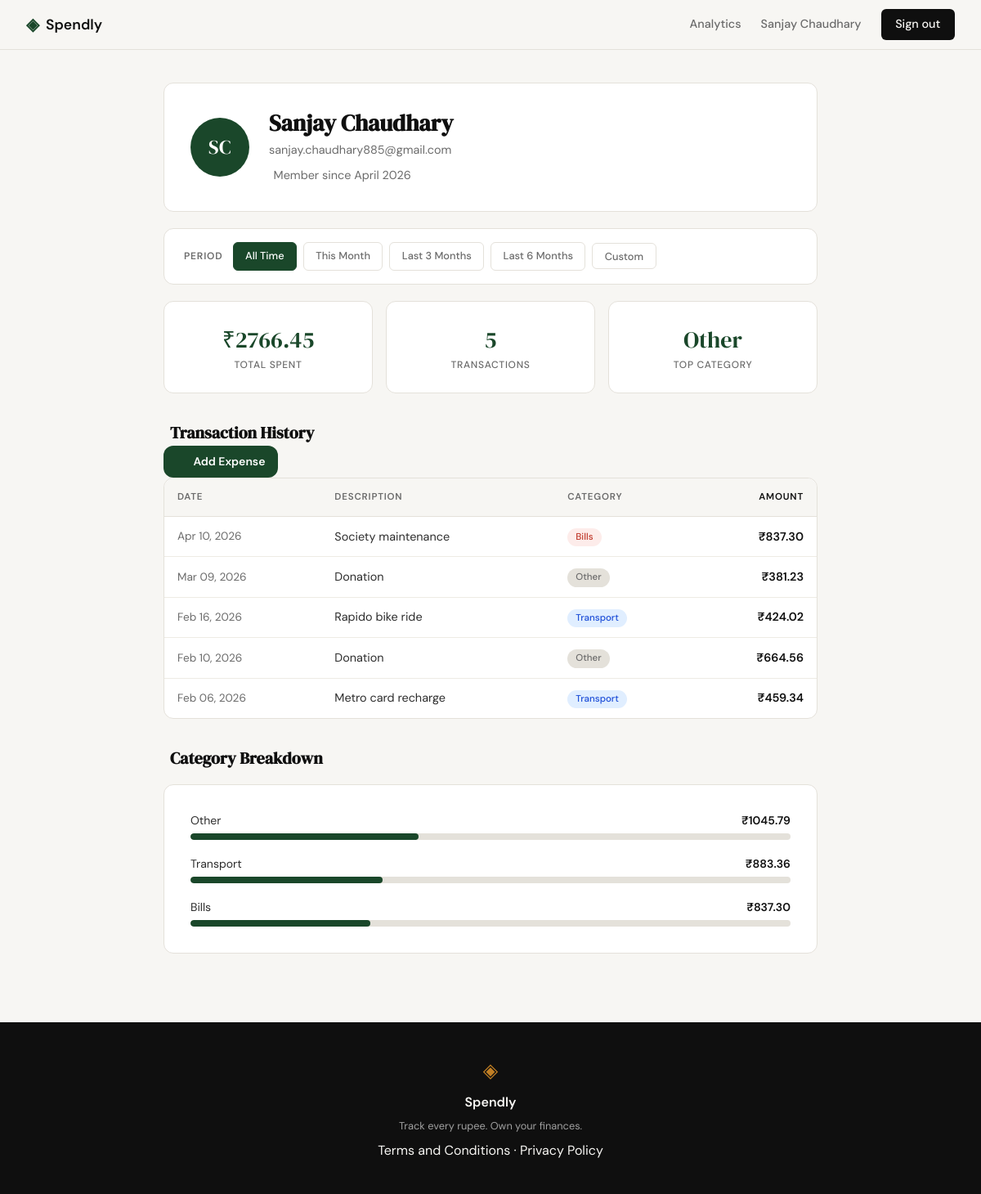
Screenshot of /profile (signed in) with the database file from the repository.
### tables this page shows
CREATE TABLE users (
            id            INTEGER PRIMARY KEY AUTOINCREMENT,
            name          TEXT    NOT NULL,
            email         TEXT    NOT NULL UNIQUE,
            password_hash TEXT    NOT NULL,
            created_at    TEXT    NOT NULL DEFAULT (datetime('now'))
        );

CREATE TABLE expenses (
            id          INTEGER PRIMARY KEY AUTOINCREMENT,
            user_id     INTEGER NOT NULL REFERENCES users(id),
            amount      REAL    NOT NULL,
            category    TEXT    NOT NULL,
            date        TEXT    NOT NULL,
            description TEXT,
            created_at  TEXT    NOT NULL DEFAULT (datetime('now'))
        );

### app.py (the view)
@app.route("/profile")
def profile():
    if not session.get("user_id"):
        return redirect(url_for("login"))
    today = datetime.date.today()
    presets = _compute_preset_dates(today)
    date_from, date_to, active_preset = _parse_date_range(request.args, presets)
    user_data = get_user_by_id(session["user_id"])
    if user_data is None:
        return redirect(url_for("logout"))
    user = {
        "name":         user_data["name"],
        "email":        user_data["email"],
        "member_since": user_data["member_since"],
        "initials":     "".join(p[0].upper() for p in user_data["name"].split()[:2]),
    }
    return render_template(
        "profile.html",
        user=user,
        stats=get_summary_stats(session["user_id"], date_from, date_to),
        expenses=get_recent_transactions(session["user_id"], date_from=date_from, date_to=date_to),
        category_breakdown=get_category_breakdown(session["user_id"], date_from, date_to),
        date_from=date_from,
        date_to=date_to,
        active_preset=active_preset,
        presets=presets,
    )

### app.py (called while the page is built)
def _first_day_n_months_ago(today, n):
    m, y = today.month - n, today.year
    if m <= 0:
        m += 12
        y -= 1
    return datetime.date(y, m, 1)

def _compute_preset_dates(today):
    first_of_month = today.replace(day=1)
    last_of_month = today.replace(day=calendar.monthrange(today.year, today.month)[1])
    return {
        "this_month":    (first_of_month.isoformat(), last_of_month.isoformat()),
        "last_3_months": (_first_day_n_months_ago(today, 2).isoformat(), last_of_month.isoformat()),
        "last_6_months": (_first_day_n_months_ago(today, 5).isoformat(), last_of_month.isoformat()),
    }

### database/db.py (called while the page is built)
def get_db():
    conn = sqlite3.connect(DB_PATH)
    conn.row_factory = sqlite3.Row
    conn.execute("PRAGMA foreign_keys = ON")
    return conn

### database/queries.py (called while the page is built)
def _date_filter_clause(date_from, date_to):
    if date_from is not None and date_to is not None:
        return "AND date BETWEEN ? AND ?", (date_from, date_to)
    return "", ()

def get_user_by_id(user_id):
    conn = get_db()
    try:
        row = conn.execute(
            "SELECT name, email, created_at FROM users WHERE id = ?",
            (user_id,),
        ).fetchone()
    finally:
        conn.close()
    if row is None:
        return None
    created_at = datetime.datetime.fromisoformat(row["created_at"])
    return {
        "name": row["name"],
        "email": row["email"],
        "member_since": created_at.strftime("%B %Y"),
    }

def get_summary_stats(user_id, date_from=None, date_to=None):
    clause, params = _date_filter_clause(date_from, date_to)
    conn = get_db()
    try:
        rows = conn.execute(
            f"SELECT amount, category FROM expenses WHERE user_id = ? {clause}",
            (user_id, *params),
        ).fetchall()
    finally:
        conn.close()
    if not rows:
        return {"total_spent": 0, "transaction_count": 0, "top_category": "—"}
    total_spent = sum(r["amount"] for r in rows)
    category_totals: dict = {}
    for r in rows:
        category_totals[r["category"]] = category_totals.get(r["category"], 0) + r["amount"]
    top_category = max(category_totals, key=category_totals.get)
    return {
        "total_spent": total_spent,
        "transaction_count": len(rows),
        "top_category": top_category,
    }

### templates/profile.html (shortened to what this page needs)
{% extends "base.html" %}
{% block head %}
<link rel="stylesheet" href="{{ url_for('static', filename='css/profile.css') }}">
{% endblock %}
{% block content %}
<div class="profile-page">
  <div class="profile-container">
    <div class="profile-card profile-info-card">
      <div class="profile-avatar">{{ user.initials }}</div>
      <div class="profile-info-body">
        <h1 class="profile-name">{{ user.name }}</h1>
        <p class="profile-meta">{{ user.email }}</p>
        <p class="profile-meta profile-since">
          Member since {{ user.member_since }}
        </p>
      </div>
    </div>
    <div class="filter-card profile-card">
      <div class="filter-bar">
        <span class="filter-label">Period</span>
        <a href="{{ url_for('profile') }}"
           class="filter-btn{% if active_preset == 'all_time' %} filter-btn--active{% endif %}">
          All Time
        </a>
        <a href="{{ url_for('profile', date_from=presets['this_month'][0], date_to=presets['this_month'][1]) }}"
           class="filter-btn{% if active_preset == 'this_month' %} filter-btn--active{% endif %}">
          This Month
        </a>
        <a href="{{ url_for('profile', date_from=presets['last_3_months'][0], date_to=presets['last_3_months'][1]) }}"
           class="filter-btn{% if active_preset == 'last_3_months' %} filter-btn--active{% endif %}">
          Last 3 Months
        </a>
        <a href="{{ url_for('profile', date_from=presets['last_6_months'][0], date_to=presets['last_6_months'][1]) }}"
           class="filter-btn{% if active_preset == 'last_6_months' %} filter-btn--active{% endif %}">
          Last 6 Months
        </a>
        <button id="toggle-custom" type="button"
                class="filter-btn{% if active_preset == 'custom' %} filter-btn--active{% endif %}">
          Custom
        </button>
      </div>
    </div>
    <div class="stats-grid">
      <div class="stat-card">
        <div class="stat-value">₹{{ "%.2f"|format(stats.total_spent) }}</div>
        <div class="stat-label">Total Spent</div>
      </div>
      <div class="stat-card">
        <div class="stat-value">{{ stats.transaction_count }}</div>
        <div class="stat-label">Transactions</div>
      </div>
      <div class="stat-card">
        <div class="stat-value">{{ stats.top_category }}</div>
        <div class="stat-label">Top Category</div>
      </div>
    </div>
    <div class="section-heading-row">
      <h2 class="section-heading">
        Transaction History
      </h2>
      <a href="{{ url_for('add_expense') }}" class="btn-add-expense">
        <i data-lucide="plus"></i>
        Add Expense
      </a>
    </div>
    <div class="profile-card tx-table-wrap">
      <table class="tx-table">
        <thead>
          <tr>
            <th>Date</th>
            <th>Description</th>
            <th>Category</th>
            <th class="amount">Amount</th>
          </tr>
        </thead>
        <tbody>
          {% if expenses %}
            {% for expense in expenses %}
            <tr>
              <td class="tx-date">{{ expense.date }}</td>
              <td>{{ expense.description }}</td>
              <td>
                <span class="category-badge cat-{{ expense.category | lower }}">
                  {{ expense.category }}
                </span>
              </td>
              <td class="amount">₹{{ "%.2f"|format(expense.amount) }}</td>
            </tr>
            {% endfor %}
          {% else %}
            <tr>
              <td colspan="4" class="tx-empty">No transactions found.</td>
            </tr>
          {% endif %}
        </tbody>
      </table>
    </div>
    <h2 class="section-heading">
      Category Breakdown
    </h2>
    <div class="profile-card">
      {% if category_breakdown %}
        {% for item in category_breakdown %}
        <div class="breakdown-row">
          <div class="breakdown-label">
            <span>{{ item.name }}</span>
            <span class="breakdown-amount">₹{{ "%.2f"|format(item.amount) }}</span>
          </div>
          <div class="breakdown-track">
            <div class="breakdown-fill" style="width: {{ item.pct }}%"></div>
          </div>
        </div>
        {% endfor %}
      {% else %}
        <p class="breakdown-empty">No spending data yet.</p>
      {% endif %}
    </div>
  </div>
</div>
{% endblock %}

### templates/base.html (shortened to what this page needs)
<!DOCTYPE html>
<html lang="en">
<head>
    <link rel="stylesheet" href="{{ url_for('static', filename='css/style.css') }}">
    {% block head %}{% endblock %}
</head>
<body>
    <nav class="navbar">
        <div class="nav-inner">
            <a href="{{ url_for('landing') }}" class="nav-brand">
                <span class="brand-icon">◈</span>
                <span class="brand-name">Spendly</span>
            </a>
            <div class="nav-links">
                {% if session.get('user_id') %}
                    <a href="{{ url_for('analytics') }}"
                       class="{% if request.endpoint == 'analytics' %}nav-active{% endif %}">Analytics</a>
                    <span class="nav-user">{{ session.get('user_name') }}</span>
                    <a href="{{ url_for('logout') }}" class="nav-cta">Sign out</a>
                {% else %}
                    <a href="{{ url_for('login') }}">Sign in</a>
                    <a href="{{ url_for('register') }}" class="nav-cta">Get started</a>
                {% endif %}
            </div>
        </div>
    </nav>
    <main class="main-content">
        {% block content %}{% endblock %}
    </main>
    <footer class="footer">
        <div class="footer-inner">
            <span class="brand-icon">◈</span>
            <span class="footer-name">Spendly</span>
            <p class="footer-copy">Track every rupee. Own your finances.</p>
            <p><a href="#">Terms and Conditions</a> · <a href="{{ url_for('privacy') }}">Privacy Policy</a></p>
        </div>
    </footer>
</body>
</html>

### static/css/style.css (style rules this page uses)
:root { --ink: #0f0f0f; --ink-soft: #2d2d2d; --ink-muted: #6b6b6b; --ink-faint: #a0a0a0; --paper: #f7f6f3; --paper-warm: #f0ede6; --paper-card: #ffffff; --surface: #f7f6f3; --surface-raised: #ffffff; --accent: #1a472a; --accent-light: #e8f0eb; --accent-2: #c17f24; --accent-2-light: #fdf3e3; --danger: #c0392b; --danger-light: #fdecea; --danger-border: #f5c6c2; --border: #e4e1da; --border-soft: #eeebe4; --shadow-sm: rgba(0,0,0,.06); --font-display: 'DM Serif Display', Georgia, serif; --font-body: 'DM Sans', system-ui, sans-serif; --max-width: 1200px; --auth-width: 440px; --radius-sm: 6px; --radius-md: 12px; --radius-lg: 20px; }
*, *::before, *::after { box-sizing: border-box; margin: 0; padding: 0; }
html { font-size: 16px; scroll-behavior: smooth; }
body { background: var(--paper); color: var(--ink); font-family: var(--font-body); font-size: 1rem; line-height: 1.6; -webkit-font-smoothing: antialiased; }
a { color: inherit; text-decoration: none; }
.navbar { position: sticky; top: 0; z-index: 100; background: var(--paper); border-bottom: 1px solid var(--border); padding: 0 2rem; }
.nav-inner { max-width: var(--max-width); margin: 0 auto; height: 60px; display: flex; align-items: center; justify-content: space-between; }
.nav-brand { display: flex; align-items: center; gap: 0.5rem; font-family: var(--font-body); font-weight: 600; font-size: 1.1rem; color: var(--ink); }
.brand-icon { color: var(--accent); font-size: 1.3rem; }
.brand-name { color: var(--ink); }
.nav-links { display: flex; align-items: center; gap: 1.5rem; font-size: 0.9rem; font-weight: 500; }
.nav-links a { color: var(--ink-muted); transition: color 0.2s; }
.nav-user { color: var(--ink-muted); font-size: 0.9rem; font-weight: 500; }
.nav-cta { background: var(--ink) !important; color: var(--paper) !important; padding: 0.45rem 1.1rem; border-radius: var(--radius-sm); transition: background 0.2s !important; }
.main-content { min-height: calc(100vh - 60px - 100px); }
.footer { background: var(--ink); color: var(--paper); padding: 2.5rem 2rem; text-align: center; }
.footer-inner { display: flex; flex-direction: column; align-items: center; gap: 0.4rem; }
.footer .brand-icon { color: var(--accent-2); font-size: 1.5rem; }
.footer-name { font-weight: 600; font-size: 1rem; }
.footer-copy { font-size: 0.8rem; color: var(--ink-faint); }

### rows the page displays
users: get "Sanjay Chaudhary", name "Sanjay Chaudhary", email "sanjay.chaudhary885@gmail.com"
expenses: top_category "Other", date "Feb 10, 2026", description "Donation", category "Other", amount "664.56"
expenses: date "Apr 10, 2026", description "Society maintenance", category "Bills", amount "837.30", name "Bills", {{ item.pct }} 30 (drawn)
expenses: date "Mar 09, 2026", description "Donation", category "Other", amount "381.23"
expenses: date "Feb 16, 2026", description "Rapido bike ride", category "Transport", amount "424.02"
expenses: date "Feb 06, 2026", description "Metro card recharge", category "Transport", amount "459.34"

### other values shown
{{ user.initials }} "SC"
{{ user.member_since }} "April 2026"
{{ "%.2f"|format(stats.total_spent) }} "2766.45"
{{ stats.transaction_count }} "5"
{{ item.name }} "Other" "Transport"
{{ "%.2f"|format(item.amount) }} "1045.79" "883.36"
